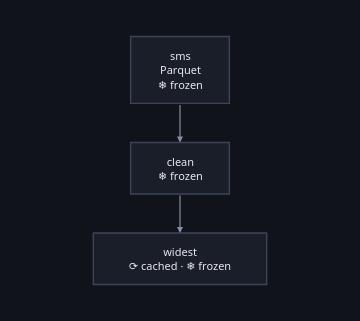

Notebook source saved alongside this figure:
### Markdown cell above
## A source is a node

`Parquet(store, name)` resolves the name and reads **nothing**. A graph that
names a dataset has not opened it — which is the half of a "virtual table" that
is actually worth having.

The figure below is drawn from a graph that has never run, exactly as in
notebook 1. The dataset is a box in it like any other.

### Code cell
class Clean(Node):
    """Rows in, one list of word counts per message out. No torch here."""

    def __init__(self):
        self.calls = 0

    def forward(self, frame, ctx):
        self.calls += 1
        # `column` hands over plain Python values, so a worker with no dataframe
        # library in it can still read a column. `to_polars` / `to_arrow` are for
        # when there is real work to do on the rows.
        return [
            [float(len(word)) for word in one.split()]
            for one in frame.column("sms")
        ]


class Widest(Node):
    """How long the longest message in the batch was."""

    def __init__(self):
        self.calls = 0

    def forward(self, counts, ctx):
        self.calls += 1
        return float(max(len(one) for one in counts))


clean, widest = Clean(), Widest()
g = Graph.somatize(
    Parquet(store, "sms/train").named("sms").frozen()
    >> clean.named("clean").frozen()
    >> widest.named("widest").frozen().cached()
)
settle(g)
g.figure()

### Figure 1 — Plotly figure (JSON) as saved in the notebook; plotly's stock layout.template omitted (floating-point values rounded to 4 significant figures)
{"data": [{"hoverinfo": "text", "hovertext": ["<b>sms</b><br>class: Parquet<br>device: cpu<br>frozen (sha256:5f7ac20586dbfd7c53e497e70f5a7523331bd5133f7c07ee0341729bd9c684e3)", "<b>clean</b><br>class: Clean<br>device: cpu<br>frozen", "<b>widest</b><br>class: Widest<br>device: cpu<br>cached<br>frozen"], "marker": {"opacity": 0, "size": 1}, "mode": "markers", "showlegend": false, "type": "scatter", "x": [84.3, 84.3, 84.3], "y": [32.5, 128.0, 216.0]}], "layout": {"annotations": [{"align": "center", "font": {"color": "#e7e9ef", "family": "system-ui, -apple-system, Segoe UI, Roboto, sans-serif", "size": 11}, "showarrow": false, "text": "sms<br>Parquet<br>❄ frozen", "x": 84.3, "xanchor": "center", "y": 32.5, "yanchor": "middle"}, {"align": "center", "font": {"color": "#e7e9ef", "family": "system-ui, -apple-system, Segoe UI, Roboto, sans-serif", "size": 11}, "showarrow": false, "text": "clean<br>❄ frozen", "x": 84.3, "xanchor": "center", "y": 128.0, "yanchor": "middle"}, {"align": "center", "font": {"color": "#e7e9ef", "family": "system-ui, -apple-system, Segoe UI, Roboto, sans-serif", "size": 11}, "showarrow": false, "text": "widest<br>⟳ cached · ❄ frozen", "x": 84.3, "xanchor": "center", "y": 216.0, "yanchor": "middle"}, {"arrowcolor": "#868ea3", "arrowhead": 2, "arrowsize": 1, "arrowwidth": 1.2, "ax": 84.3, "axref": "x", "ay": 65.0, "ayref": "y", "showarrow": true, "text": "", "x": 84.3, "xref": "x", "y": 103.0, "yref": "y"}, {"arrowcolor": "#868ea3", "arrowhead": 2, "arrowsize": 1, "arrowwidth": 1.2, "ax": 84.3, "axref": "x", "ay": 153.0, "ayref": "y", "showarrow": true, "text": "", "x": 84.3, "xref": "x", "y": 191.0, "yref": "y"}], "font": {"color": "#e7e9ef", "family": "system-ui, -apple-system, Segoe UI, Roboto, sans-serif", "size": 12}, "height": 321.0, "hoverlabel": {"align": "left", "bgcolor": "#1a1e28", "bordercolor": "#2c3242", "font": {"color": "#e7e9ef", "family": "system-ui, -apple-system, Segoe UI, Roboto, sans-serif"}}, "legend": {"bgcolor": "rgba(0,0,0,0)", "font": {"color": "#868ea3"}, "orientation": "h", "x": 1, "xanchor": "right", "y": 1.02, "yanchor": "bottom"}, "margin": {"b": 16, "l": 16, "r": 16, "t": 16}, "paper_bgcolor": "#101319", "plot_bgcolor": "#101319", "shapes": [{"fillcolor": "#1a1e28", "layer": "below", "line": {"color": "#3d4459", "width": 1.4}, "type": "rect", "x0": 36.3, "x1": 132.3, "y0": 0.0, "y1": 65.0}, {"fillcolor": "#1a1e28", "layer": "below", "line": {"color": "#3d4459", "width": 1.4}, "type": "rect", "x0": 36.3, "x1": 132.3, "y0": 103.0, "y1": 153.0}, {"fillcolor": "#1a1e28", "layer": "below", "line": {"color": "#3d4459", "width": 1.4}, "type": "rect", "x0": 0.0, "x1": 168.6, "y0": 191.0, "y1": 241.0}], "width": 360, "xaxis": {"range": [-20.0, 188.6], "visible": false}, "yaxis": {"range": [261.0, -20], "scaleanchor": "x", "visible": false}}}
